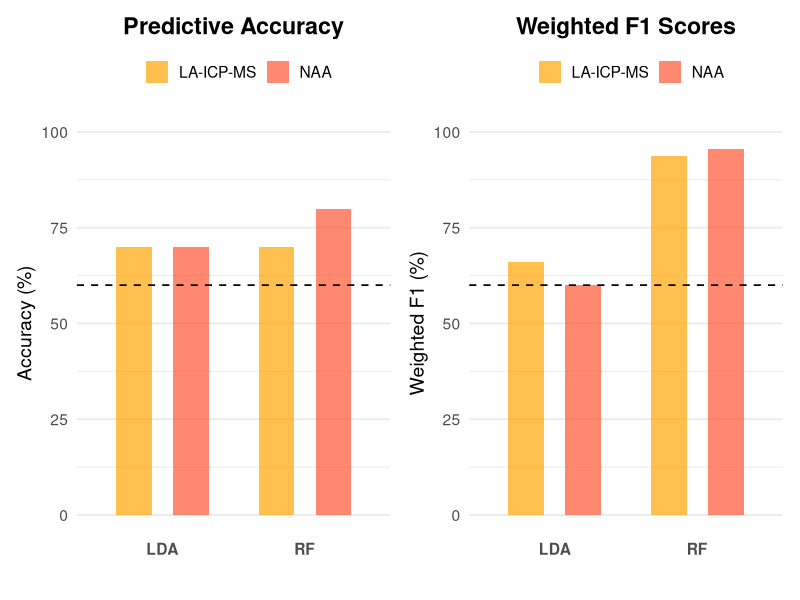

Write the R code that produced this figure.
#---------------------------------------------------------
#Results of comparing group size effects on RF and LDA, two groups were tested, one with material seperated by broad regions (CBZ and RB) and the other with
#all the source groups treated individually (20 sources)

#----------------------------------------------------------
# Install patchwork if needed
install.packages("patchwork")

# Load libraries
library(ggplot2)
library(dplyr)
library(patchwork)

# Your data
data <- data.frame(
  Group = c("NAA", "LA-ICP-MS", "NAA", "LA-ICP-MS"),
  Method = c("RF", "RF", "LDA", "LDA"),
  Accuracy = c(80, 70, 70, 70),
  F1 = c(95.6, 93.8, 60, 66)
)

data
##------------------------------------------
#plot accuracy
#-------------------------------------------
# Keep only Accuracy
accuracy_data <- data %>%
  dplyr::select(Group, Method, Accuracy)

# Custom colors
colors <- c("NAA" = "#FF5733", "LA-ICP-MS" = "orange")

# Vertical bar plot for accuracy
P1 <- ggplot(accuracy_data, aes(x = Method, y = Accuracy, fill = Group)) +
  geom_bar(stat = "identity", position = position_dodge(width = 0.8), width = 0.5, alpha = 0.7) +
  geom_hline(yintercept = 60, linetype = "dashed", color = "black", size = 0.6) +
  scale_fill_manual(values = colors) +
  coord_cartesian(ylim = c(0, 100)) +
  labs(
    title = "Predictive Accuracy",
    x = "",
    y = "Accuracy (%)",
    fill = ""
  ) +
  theme_minimal(base_size = 14) +
  theme(
    plot.title = element_text(face = "bold", hjust = 0.5),
    axis.text.x = element_text(face = "bold"),
    legend.position = "top",
    panel.grid.major.x = element_blank()
  )


##------------------------------------------
#plot Weighted F1
#-------------------------------------------
# Keep only Accuracy
F1_data <- data %>%
  dplyr::select(Group, Method, F1)

# Vertical bar plot
P2 <- ggplot(F1_data, aes(x = Method, y = F1, fill = Group)) +
  geom_bar(stat = "identity", position = position_dodge(width = 0.8), width = 0.5, alpha = 0.7) +
  geom_hline(yintercept = 60, linetype = "dashed", color = "black", size = 0.6) +
  scale_fill_manual(values = colors) +
  coord_cartesian(ylim = c(0, 100)) +
  labs(
    title = "Weighted F1 Scores",
    x = "",
    y = "Weighted F1 (%)",
    fill = ""
  ) +
  theme_minimal(base_size = 14) +
  theme(
    plot.title = element_text(face = "bold", hjust = 0.5),
    axis.text.x = element_text(face = "bold"),
    legend.position = "top",
    panel.grid.major.x = element_blank()
  )


# Combine plots side by side
P1 + P2
